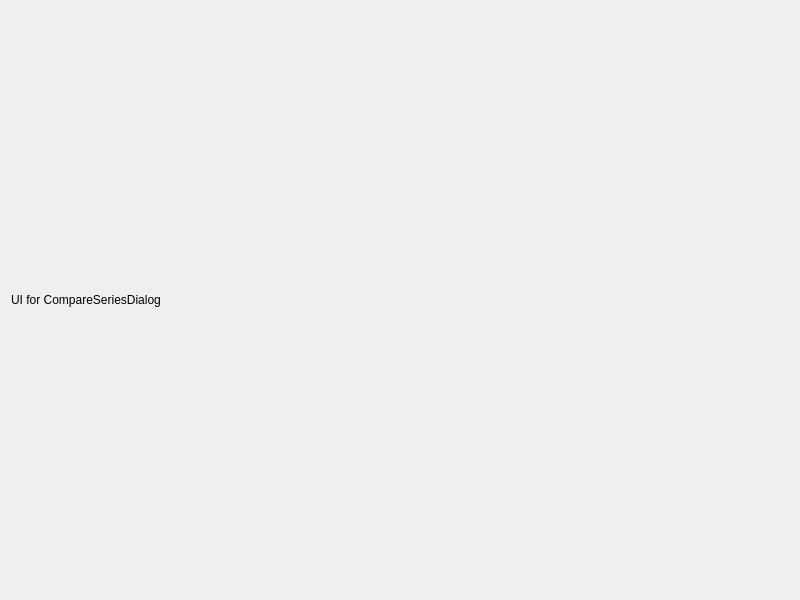
<?xml version="1.0" encoding="UTF-8"?>
<ui version="4.0">
 <class>CompareSeriesDialog</class>
 <widget class="QDialog" name="compareSeriesDialog">
  <property name="geometry">
   <rect>
    <x>0</x>
    <y>0</y>
    <width>800</width>
    <height>600</height>
   </rect>
  </property>
  <property name="windowTitle">
   <string>Compare Series Dialog</string>
  </property>
  <layout class="QVBoxLayout" name="verticalLayout">
   <item>
    <widget class="QLabel" name="label">
     <property name="text">
      <string>UI for CompareSeriesDialog</string>
     </property>
    </widget>
   </item>
  </layout>
 </widget>
 <resources/>
 <connections/>
</ui>
